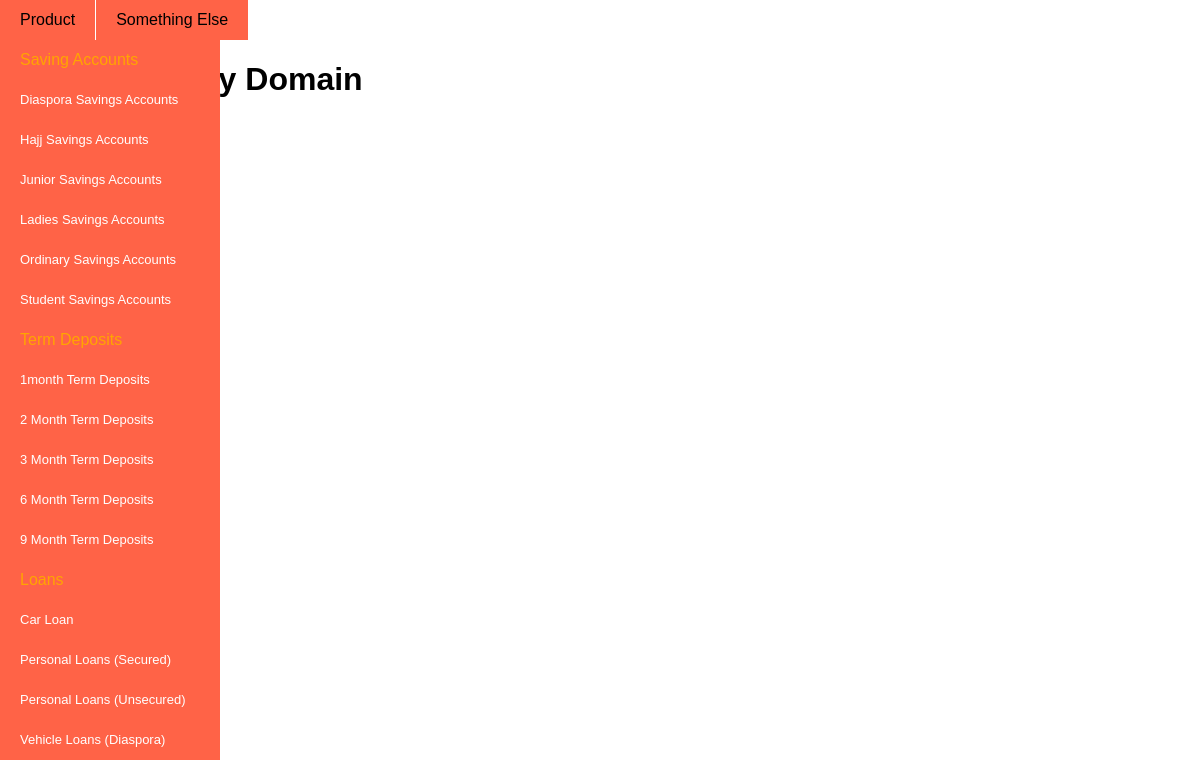
The page /login.php on the database its author committed.
### tables this page shows
CREATE TABLE IF NOT EXISTS `category` (
  `id` int(8) unsigned NOT NULL AUTO_INCREMENT,
  `parent_id` int(8) unsigned DEFAULT NULL,
  `top_level` tinyint(1) unsigned DEFAULT NULL,
  `name` varchar(100) NOT NULL,
  `col1` varchar(50) DEFAULT NULL,
  `col2` varchar(50) DEFAULT NULL,
  `col3` varchar(50) DEFAULT NULL,
  `col4` varchar(50) DEFAULT NULL,
  `col5` varchar(50) DEFAULT NULL,
  `col6` varchar(50) DEFAULT NULL,
  `col7` varchar(50) DEFAULT NULL,
  `col8` varchar(50) DEFAULT NULL,
  `col9` varchar(50) DEFAULT NULL,
  `col10` varchar(50) DEFAULT NULL,
  PRIMARY KEY (`id`),
  KEY `fk_parent` (`parent_id`)
);

### class.cms.php (called while the page is built, shortened)
<?php
class Cms
{
	public $pdo;
	public function __construct()
	{
		try{
			$this->pdo = new PDO('mysql:host=localhost;dbname=moneydom_cms', 'moneydom_admin1', 'dc]0Zc8@m~5(');
		}
		catch (PDOException $e){
			print "Error!: " . $e->getMessage() . "<br/>";
			die();
		}
	}
	public function list_category($parent = FALSE, $desc = FALSE)
	{
		if($parent === FALSE)
		{
			$stmt = $this->pdo->prepare('SELECT * FROM category WHERE top_level = 1');
			$stmt->execute();
		}
		elseif($desc === FALSE)
		{
			$stmt = $this->pdo->prepare('SELECT * FROM category WHERE parent_id = :parent ORDER BY name ASC');
			$stmt->execute(array(':parent' => $parent));
		}
		else
		{
			$stmt = $this->pdo->prepare('SELECT * FROM category WHERE parent_id = :parent ORDER BY name DESC');
			$stmt->execute(array(':parent' => $parent));
		}
		$result = $stmt->fetchAll();
		return $result;
	}
}
$cms = new Cms();

### common/public-nav-bar.php (the view)
<?php
$nav_main_cats = $cms->list_category();
?>
<div class="width-container">
	<ul class="navbar">
		<li class="dropdown" onclick="">
			Product
			<ul class="sub-navbar">
				<?php foreach ($nav_main_cats as $nav_main_cat): ?>
					<li class="sub-dropdown"><div><?=$nav_main_cat['name']?></div></li>
					<?php $nav_sub_cats = $cms->list_category($nav_main_cat['id']);?>
					<?php foreach ($nav_sub_cats as $nav_sub_cat): ?>
						<li class="sub-dropdown"><a href="/show_result.php?cat_id=<?=$nav_sub_cat['id']?>"><div><?=$nav_sub_cat['name']?></div></a></li>
					<?php endforeach ?>
				<?php endforeach ?>
			</ul>
		</li>
		<li class="dropdown" onclick="">Something Else</li>
	</ul>
</div>

### common/public-html.php (shortened to what this page needs)
<!DOCTYPE HTML>
<html lang="en">
<head>
<link href="/css/public.css" rel="stylesheet" type="text/css" />
</head>

### login.php (shortened to what this page needs)
<?php include_once "class.cms.php";?>
<?php
$cms->login($_POST['username'], $_POST['password']);
?>
<?php include_once 'common/public-html.php';?>
<?php include_once 'common/public-nav-bar.php';?>
<div class="width-container">
	<h1>Login to Money Domain</h1>
	<form method="post">
		<div>Username</div>
		<div>Password</div>
		<br />
	</form>
</div>
<?php include_once 'common/public-footer.php';?>

### common/public-footer.php
</html>

### css/public.css (style rules this page uses)
a { color:tomato; }
.width-container { width: 100%; min-width: 1000px; margin-left: auto; margin-right: auto; overflow: hidden; }
.navbar, .sub-navbar { list-style-type: none; padding: 0; margin: 0; }
.sub-navbar { background-color:tomato; position: absolute; display:none; width:200px; padding-left:20px; margin-left: -20px; }
.dropdown { float:left; background: tomato; padding-left:20px; padding-right:20px; margin-right: 1px; line-height: 40px; }
.sub-dropdown { color: orange; }
.navbar a { color:#fff; text-decoration:none; font-size: 13px; }

### rows shown on the page
category: name "Saving Accounts"
category: name "Diaspora Savings Accounts"
category: name "Hajj Savings Accounts"
category: name "Junior Savings Accounts"
category: name "Ladies Savings Accounts"
category: name "Ordinary Savings Accounts"
category: name "Student Savings Accounts"
category: name "Term Deposits"
category: name "1month Term Deposits"
category: name "2 Month Term Deposits"
category: name "3 Month Term Deposits"
category: name "6 Month Term Deposits"
category: name "9 Month Term Deposits"
category: name "Loans"
category: name "Car Loan"
category: name "Personal Loans (Secured)"
category: name "Personal Loans (Unsecured)"
category: name "Vehicle Loans (Diaspora)"
